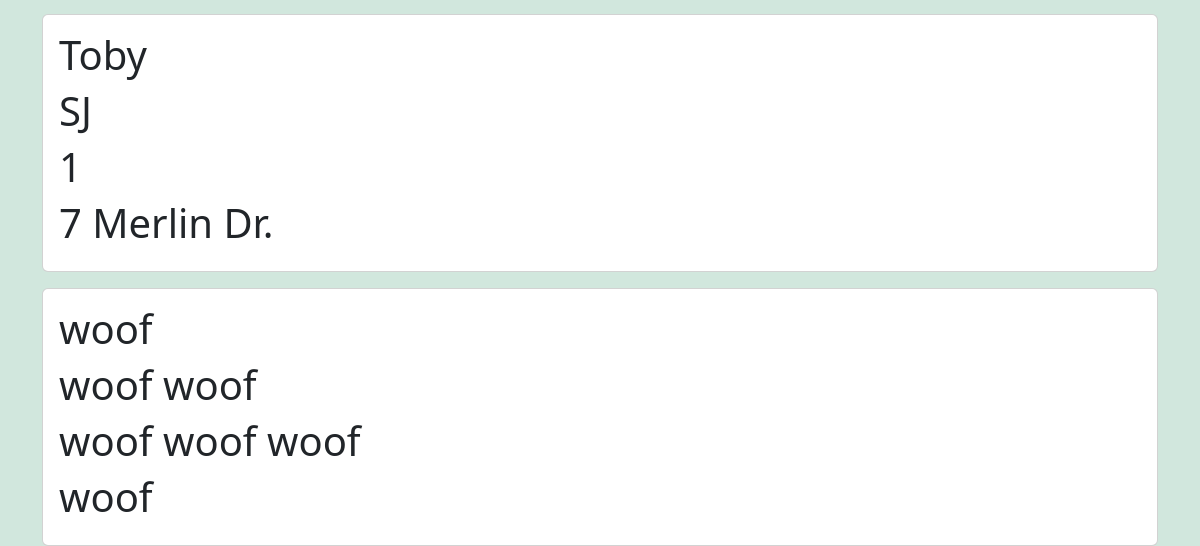
Before: / (lower part) with the older database file.
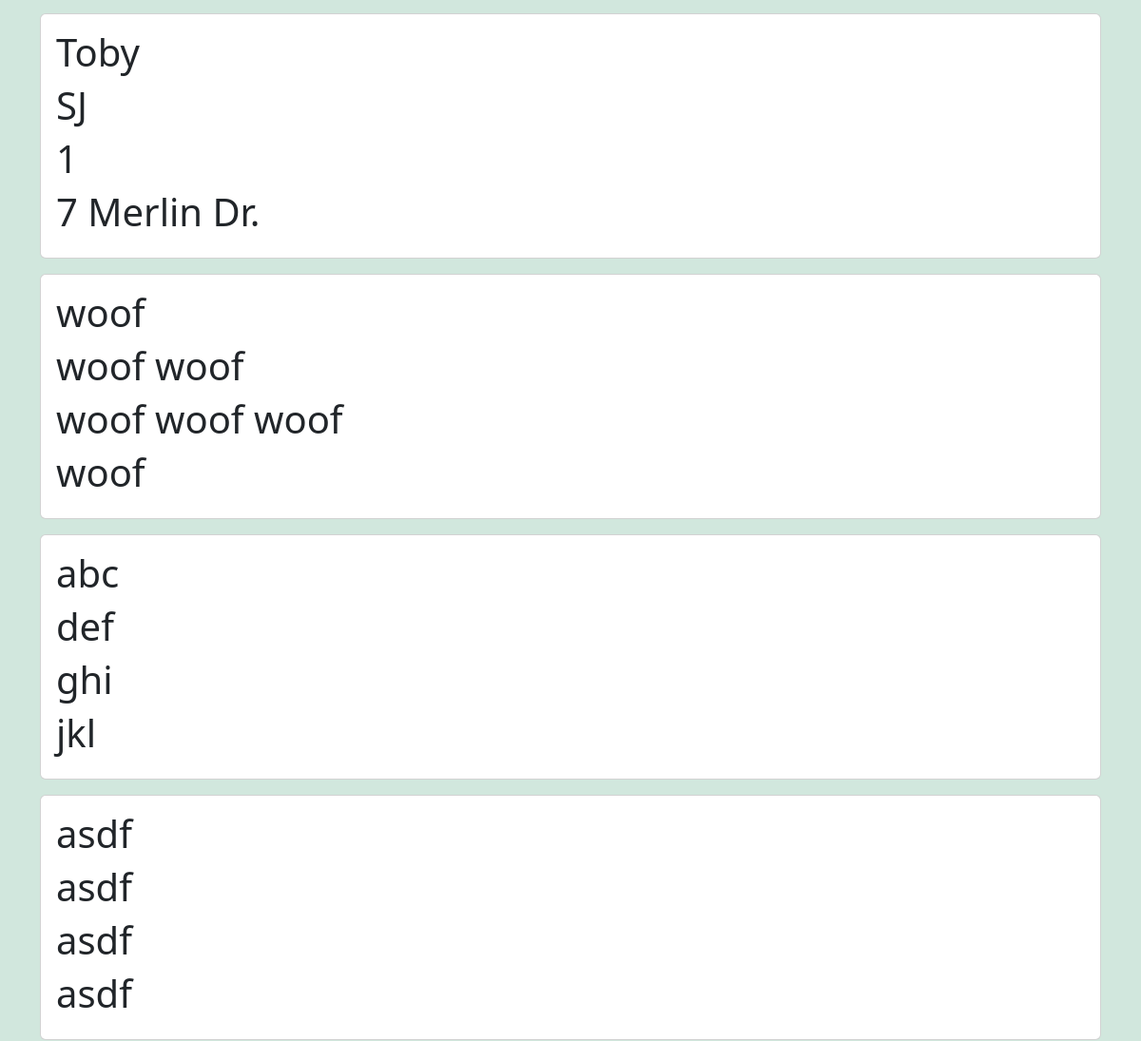
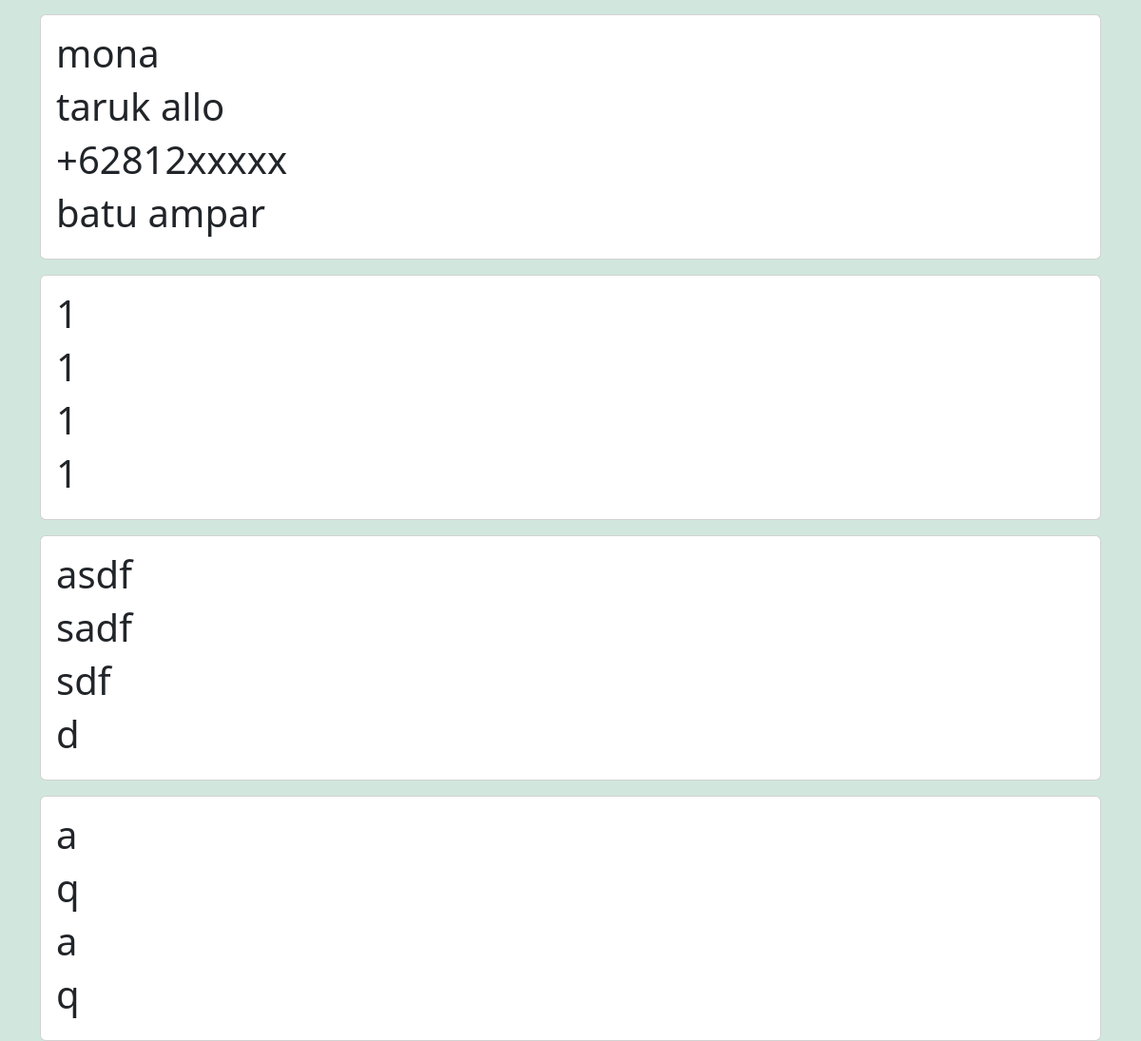
After: the same page with the newer database file (2 pictures, top to bottom).
### app/models.py (models this page shows, shortened)
class Entry(db.Model):
    id = db.Column(db.Integer, primary_key=True)
    first_name = db.Column(db.String(50), nullable=False)
    last_name = db.Column(db.String(50), nullable=False)
    phone_number = db.Column(db.String(75), nullable=False)
    address = db.Column(db.String(100), nullable=False)
    date_created = db.Column(db.DateTime, nullable=False, default=datetime.utcnow)
    user_id = db.Column(db.Integer, db.ForeignKey('user.id')) # SQL - FOREIGN KEY(user_id) REFERENCES user(id)

### app/routes.py (the view)
@app.route('/')
def index():
    entries = Entry.query.all()
    return render_template('index.html', entries=entries)

### app/templates/index.html (shortened to what this page needs)
{% extends 'base.html' %}
{% block content %}
        <div>
{% for entry in entries %}
                <div class="card mt-3">
                    <div class="row g-0">
                        <div class="card-body">
                            <h1>{{ entry.first_name }}</h1>
                            <h1>{{ entry.last_name }}</h1>
                            <h1>{{ entry.phone_number }}</h1>
                            <h1>{{ entry.address }}</h1>
                        </div>
                    </div>
                </div>
            {% endfor %}
        </div>
    {% endblock %}

### app/templates/base.html (shortened to what this page needs)
<!DOCTYPE html>
<html lang="en">
<head>
    <link rel="stylesheet" href="https://cdn.jsdelivr.net/npm/bootstrap@5.3.0-alpha1/dist/css/bootstrap.min.css">
</head>
<body class="bg-success-subtle">
    <div class="container">
        {% block content %}
        {% endblock %}
    </div>
</body>
</html>

Changed rows visible on the page:
added Entry: first_name "abc", last_name "def", phone_number "ghi", address "jkl"
added Entry: first_name "asdf", last_name "asdf", phone_number "asdf", address "asdf"
added Entry: first_name "mona", last_name "taruk allo", phone_number "+62812xxxxx", address "batu ampar"
added Entry: first_name "1", last_name "1", phone_number "1", address "1"
added Entry: first_name "asdf", last_name "sadf", phone_number "sdf", address "d"
added Entry: first_name "a", last_name "q", phone_number "a", address "q"
